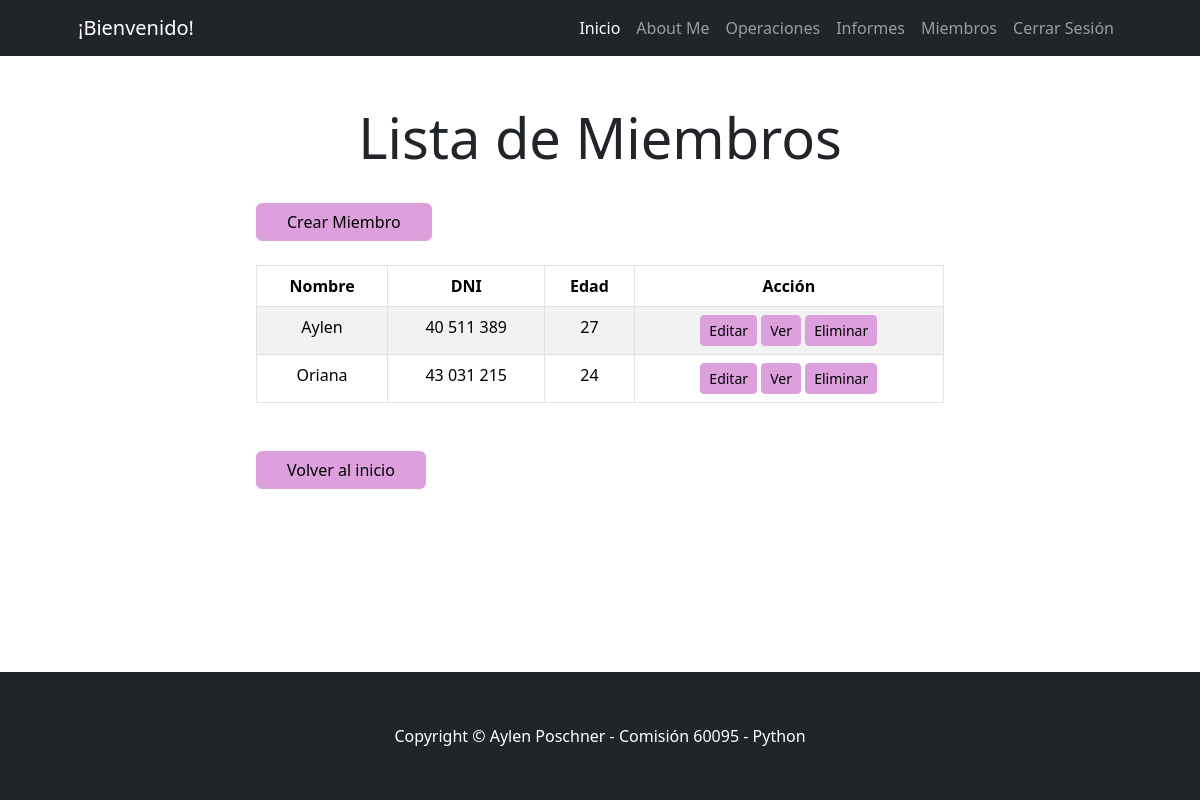
Page /gestion/usuario/list/ (signed in) on the earlier database version.
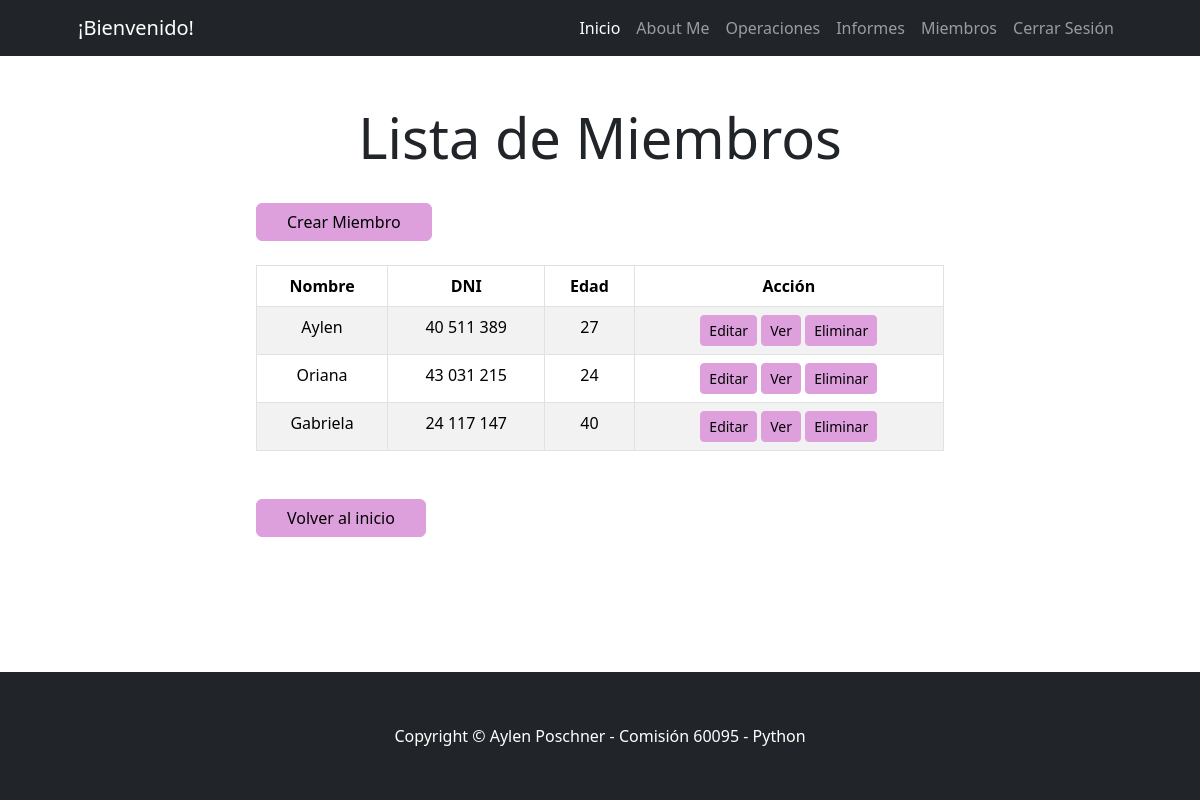
Same page on the later database version.
### gestion/models.py (models this page shows, shortened)
class Usuario(models.Model):
    usuario = models.OneToOneField(User, on_delete=models.CASCADE, related_name='Usuario')
    dni = models.IntegerField(unique=True,null=True)
    fecha_nacimiento = models.DateField()
    foto = models.ImageField(upload_to='imagenes_perfil', blank=True, null=True)
    @property
    def calcular_edad(self):
        hoy = datetime.today()
        if hoy.month < self.fecha_nacimiento.month:
            edad = hoy.year - self.fecha_nacimiento.year -1
        else:
            edad = hoy.year - self.fecha_nacimiento.year
        return edad

### gestion/views_models/usuario.py (the view)
# urls.py: path("usuario/list/", usuario.UsuarioListView.as_view(), name="usuario_list"),
class UsuarioListView(ListView):
    model = Usuario
    def get_queryset(self):
        if self.request.user.is_staff:
            return Usuario.objects.all()
        return Usuario.objects.filter(usuario=self.request.user)

### gestion/templates/gestion/usuario_list.html
{% extends 'core/base.html' %}
{% load static %}
{% block contenido %}
<div class="container px-4 px-lg-5">
    <div class="row justify-content-center my-5">
        <div class="col-lg-8 text-center">
            <h4 class="display-4 mb-4">Lista de Miembros</h4>
        </div>
        <div class="col-lg-8">
            <a href="{% url 'gestion:usuario_create' %}" class="btn btn-primary mt-2" style="background-color: plum; border-color: plum; color: black; padding-left: 30px; padding-right: 30px;">Crear Miembro</a>
        </div>
        <div class="col-lg-8 text-center mt-4">
            <div class="table-responsive">
                <table class="table table-striped table-bordered">
                    <thead>
                        <tr>
                            <th>Nombre</th>
                            <th>DNI</th>
                            <th>Edad</th>
                            <th>Acción</th>
                        </tr>
                    </thead>
                    <tbody>
                        {% for object in object_list %}
                            <tr>
                                <td>{{ object.usuario.username }}</td>
                                <td>{{ object.dni }}</td>
                                <td>{{ object.calcular_edad }}</td>
                                <td>
                                    <a href="{% url 'gestion:usuario_update' object.id %}" class="btn btn-warning btn-sm" style="background-color:plum;border-color: plum; color: black;">Editar</a>
                                    <a href="{% url 'gestion:usuario_detail' object.id %}" class="btn btn-info btn-sm" style="background-color:plum;border-color: plum;color: black;">Ver</a>
                                    <a href="{% url 'gestion:usuario_delete' object.id %}" class="btn btn-danger btn-sm" style="background-color: plum;border-color: plum;color: black;">Eliminar</a>
                                </td>
                            </tr>
                        {% empty %}
                            <tr>
                                <td colspan="4" class="text-center">No hay usuarios creados</td>
                            </tr>
                        {% endfor %}
                    </tbody>
                </table>
            </div>
        </div>
        <div class="col-lg-8 mt-4">
            <a href="{% url 'core:index' %}" class="btn btn-primary mt-2" style="background-color: plum; border-color: plum; color: black; padding-left: 30px; padding-right: 30px;">Volver al inicio</a>
        </div>
    </div>
</div>
{% endblock contenido %}

Differences in the rows shown:
added Usuario: usuario.username "Gabriela", dni "24 117 147", calcular_edad "40"
